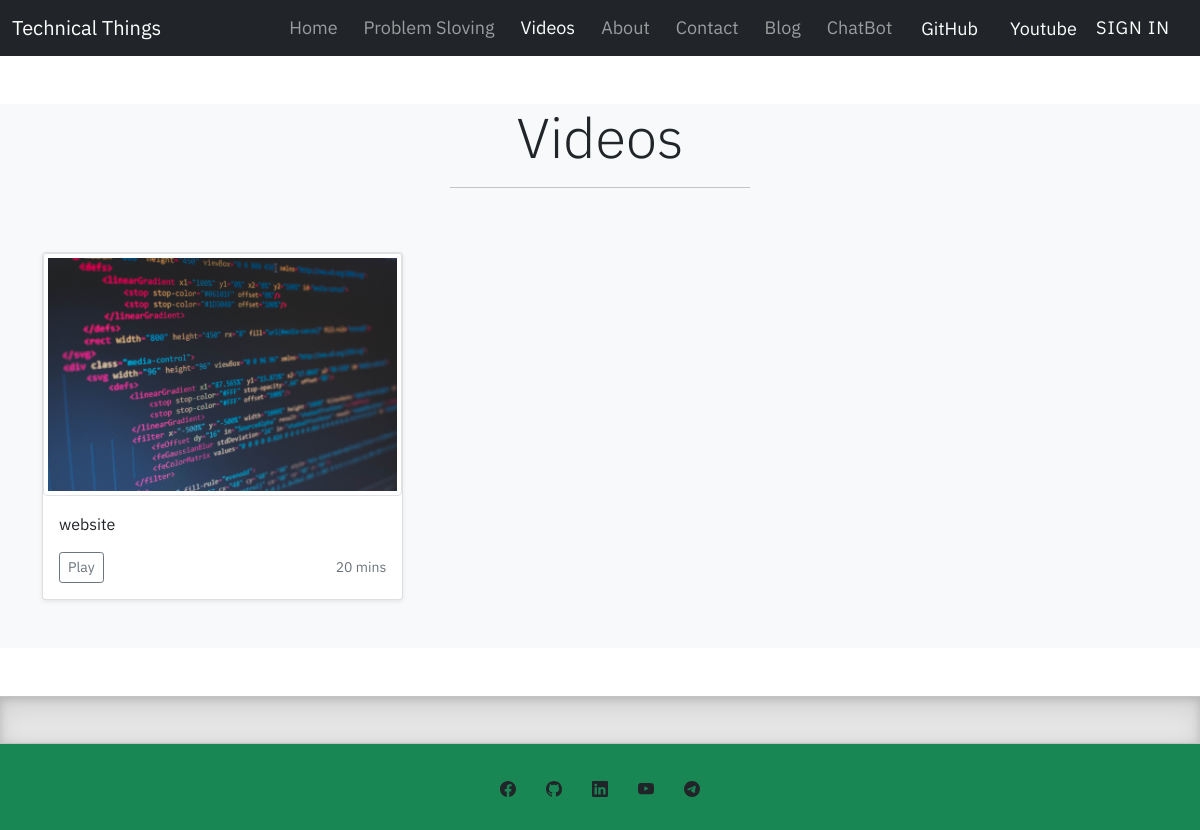
Page /videos on the earlier database version.
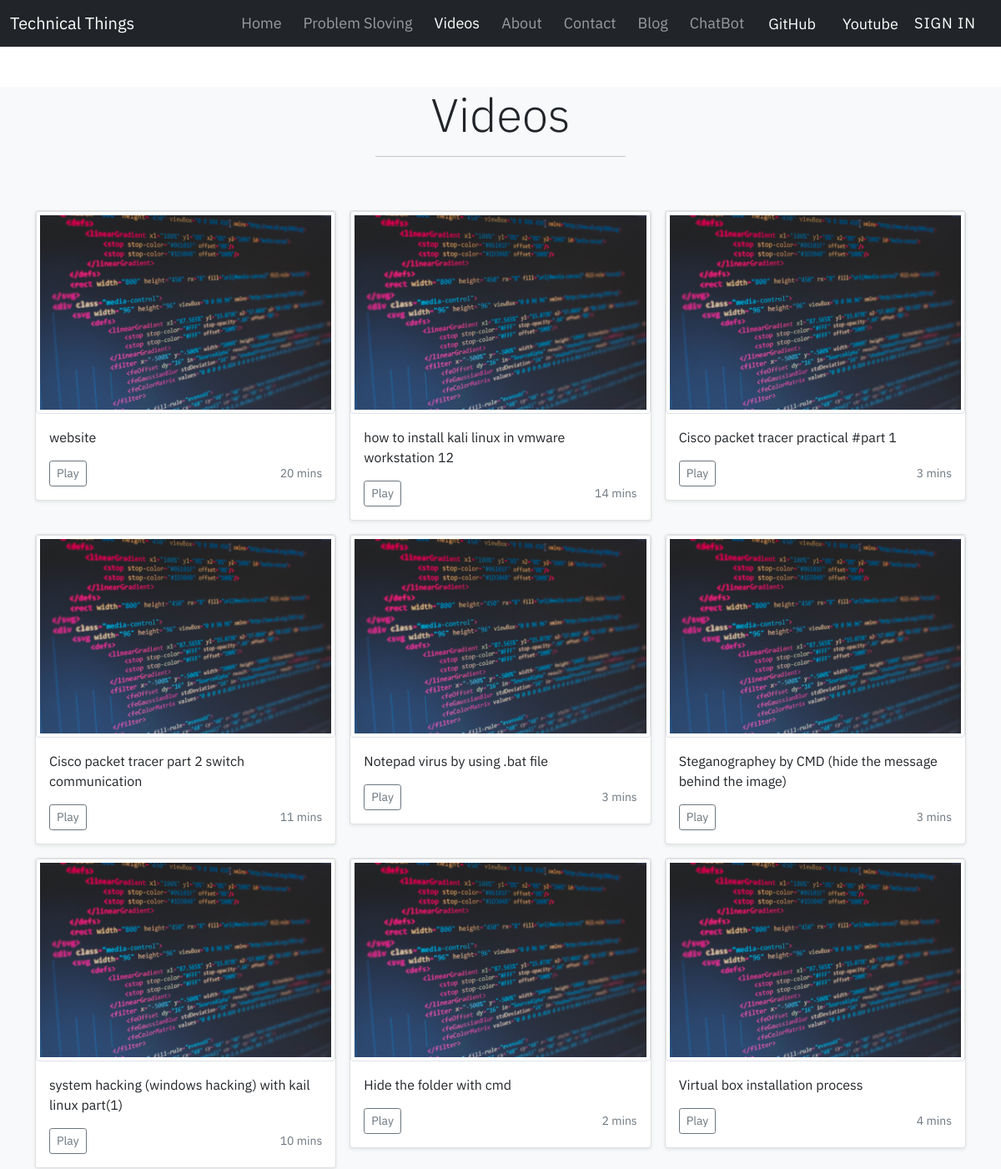
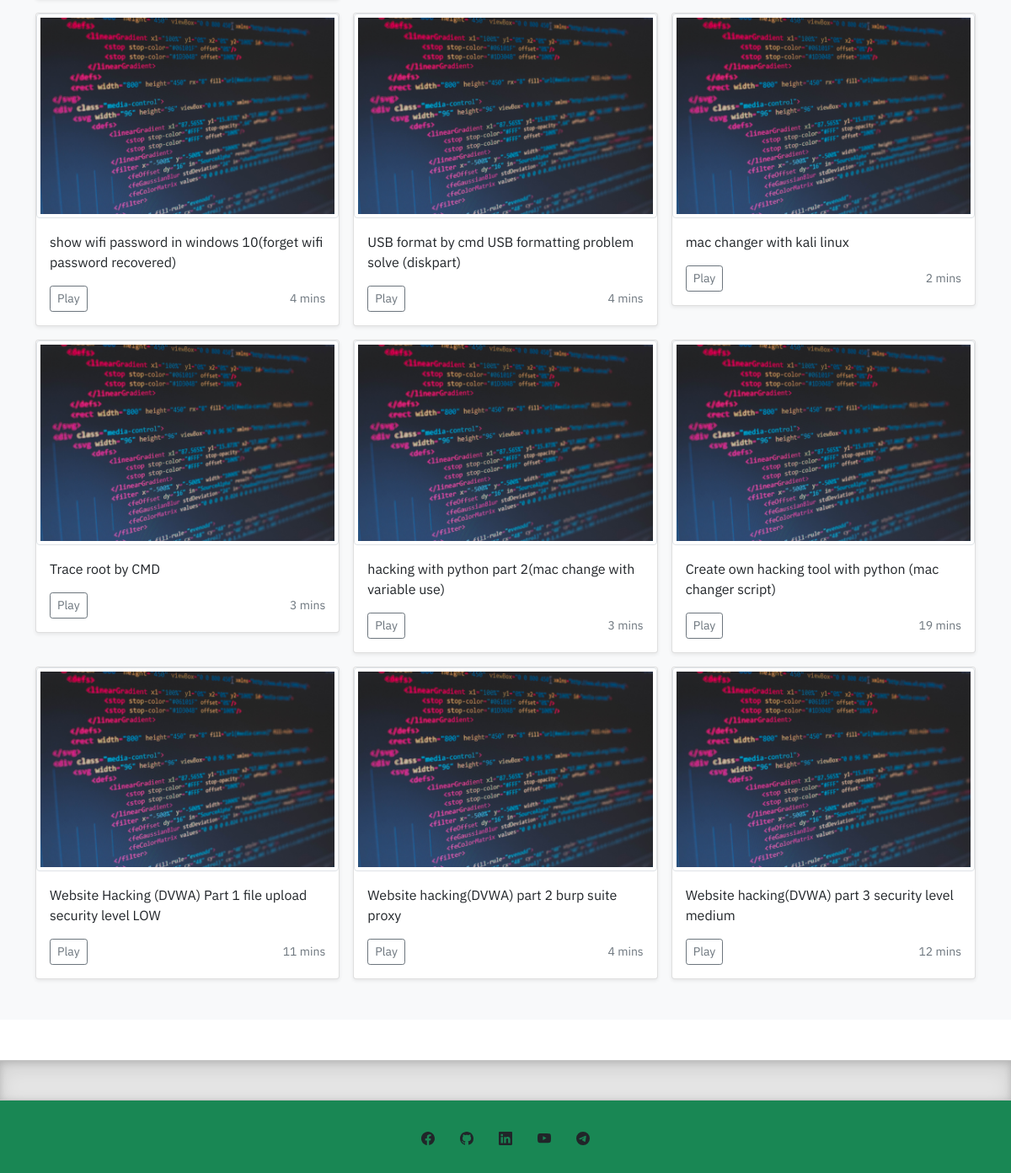
Same page on the later database version (2 pictures, top to bottom).
### Home/models.py (models this page shows, shortened)
class video(models.Model):
    idi = models.CharField(max_length=50)
    title = models.CharField(max_length=100)
    desc = models.TextField()
    le = models.IntegerField()

### Home/views.py (the view)
# urls.py: path("videos", ho.videos, name='videos'),
def videos(request):
    vid = video.objects.all()
    kk = {'task':vid}
    return render(request,'videos.html',kk)

### templates/videos.html (shortened to what this page needs)
{% extends 'base.html' %}
{% block videosactive %}active{% endblock videosactive %}
{% block body %}
<section class="main_head my-5 bg-light py-05">
  <div class="text-center">
    <h1 class="display-4">Videos</h1>
    <hr class="w-25 mx-auto">
  </div>
  <div class="album py-5 bg-light">
    <div class="container">
      <div class="row row-cols-1 row-cols-sm-2 row-cols-md-3 g-3">
        {% for i in task %}
        <div class="col">
          <div class="card shadow-sm">
          <picture>
          <source srcset="/static/img/01.jpg"  type="image/svg+xml">
          <img src="" class="img-fluid img-thumbnail" class="videos" alt="{{i.title}}">
          </picture>
            <div class="card-body">
              <p class="card-text">{{i.title}}</p>
              <div class="d-flex justify-content-between align-items-center">
                <div class="btn-group">
                  <a href="/{{i.idi}}"  class="btn btn-sm btn-outline-secondary">Play</a>
                </div>
                <small class="text-muted ">{{i.le}} mins</small>
              </div>
            </div>
          </div>
        </div>
      {% endfor %}
      </div>
    </div>
  </div>
  </section>
{% endblock body %}

### templates/base.html (shortened to what this page needs)
<!doctype html>
<html lang="en">
<head>
  <link rel="stylesheet" type="text/css" href="/static/style.css">
  <link href="https://cdn.jsdelivr.net/npm/bootstrap@5.0.1/dist/css/bootstrap.min.css" rel="stylesheet"
>
</head>
<body>
  <nav class="navbar navbar-expand-lg navbar-dark bg-dark">
    <div class="container-fluid">
      <a class="navbar-brand" href="/">Technical <span>Things</span></a>
      <div class="ni collapse navbar-collapse" id="navbarSupportedContent">
        <ul class="navbar-nav  ms-auto mb-2 mb-lg-0">
          <li class="nav-item ">
            <a class="nav-link {% block homeactive %}{% endblock homeactive %}" aria-current="/" href="/">Home</a>
          </li>
          <li class="nav-item">
            <a class="nav-link " href="/chatbot">Problem Sloving</a>
          </li>
          <li class="nav-item">
            <a class="nav-link {% block videosactive %}{% endblock videosactive %}" aria-current="/videos" href="/videos">Videos</a>
          </li>
          <li class="nav-item ">
            <a class="nav-link {% block aboutactive %}{% endblock aboutactive %} " href="/about">About</a>
          </li>
          <li class="nav-item">
            <a class="nav-link {% block contactactive %}{% endblock contactactive %}" href="/contact">Contact</a>
          </li>
          <li class="nav-item">
            <a class="nav-link " href="/blogs">Blog</a>
          </li>
          <li class="nav-item">
            <a class="nav-link " href="/chatbot">ChatBot</a>
          </li>
          <li class="nav-item ">
            <a class=" btn btn-dark " target="_blank" href="https://github.com/rootNitn" role="button">GitHub</a>
          </li>
          <li class="nav-item ">
            <a class=" btn btn-dark " target="_blank" href="https://www.youtube.com/channel/UC1kHBs2VuOff4fh8lHTOnKQ"
              role="button">Youtube</a>
          </li>
          {% if user.is_authenticated %}
          <li class="nav-item dropdown">
           <a class="nav-link dropdown-toggle active" href="#" id="navbarDropdown" role="button" data-bs-toggle="dropdown" aria-expanded="false">
            {{request.user}}
          </a>
          <ul class="dropdown-menu nitin" style="left: -25px;" aria-labelledby="navbarDropdown">
            <li><a class="nav-link dropdown-item" style="color: rgb(16, 88, 38);" href="#">Profile</a></li>
            <li><a class="nav-link dropdown-item" style="color: rgb(16, 88, 38);" href="logout">Logout</a></li>
          </ul>
          </li>
          {% else %}
          <li class="bt nav-item ">
            <a class="nav-link active " aria-current="page" href="/signin">
        Sign in</a>
          </li>
          {% endif %}
        </ul>
      </div>
    </div>
  </nav>
  {%block body%} {% endblock body %}
  <div class="b-example-divider mb-0"></div>
  <footer class="page-footer bg-drak">
  <div class="bg-success">
    <div class="container">
      <div class="row py-4 d-flex align-items-center">
        <div class="col-md-12 text-center">
          <a class=" btn" target="_blank" data-bs-toggle="tooltip" data-bs-placement="right" title="Facebook" href="https://www.facebook.com/technicalthingsbynitin/">
          </a>
          <a class=" btn" target="_blank" data-bs-toggle="tooltip" data-bs-placement="right" title="github" href="https://github.com/rootNitn">
          </a>
          <a class=" btn" target="_blank" data-bs-toggle="tooltip" data-bs-placement="right" title="linkedin" href="https://www.linkedin.com/in/nitintech07">
          </a>
          <a class=" btn" target="_blank" data-bs-toggle="tooltip" data-bs-placement="right" title="Youtube" href="https://www.youtube.com/channel/UC1kHBs2VuOff4fh8lHTOnKQ">
          </a>
          <a class=" btn" target="_blank" data-bs-toggle="tooltip" data-bs-placement="top" title="Telegram" href="https://t.me/technicalthings17">
          </a>
        </div>
      </div>
    </div>
  </div>
  </footer>
</body>
</html>

### static/style.css (style rules this page uses)
* { margin: 0; padding: 0; box-sizing: border-box; font-family: 'IBM Plex Sans', sans-serif; }
.b-example-divider { height: 3rem; background-color: rgba(0, 0, 0, .1); border: solid rgba(0, 0, 0, .15); border-width: 1px 0; box-shadow: inset 0 .5em 1.5em rgba(0, 0, 0, .1), inset 0 .125em .5em rgba(0, 0, 0, .15); }

### templates/base.html (style rules this page uses)
.ni ul li a { position: relative; color:#fff; text-decoration: none; padding: 5px 10px; font-weight: 400; font-size: 18px; transition: all 0.5s ease; margin-left: 10px; }
.ni ul li a::before { content: ''; position: absolute; top: 0; left: 0; width: 100%; height: 100%; border-top: 1px solid #fff ; border-bottom: 1px solid #fff ; transform: scaleY(1.5); opacity: 0; transition: all 0.5s ease; border-radius: 10px; z-index: -1; }
.ni ul li a::after { content: ''; position: absolute; top: 0; left: 0; width: 100%; height: 100%; border-top: 1px solid #fff ; border-bottom: 1px solid #fff ; transform: scaleY(1.5); opacity: 0; transition: all 0.5s ease; background:#fff ; border-radius: 10px; z-index: -1; }
.bt a { position: relative; overflow: hidden; transition: .5s; padding: 8px 10px; letter-spacing: 1px; right: 10px; display: block; color: #03e9f4; font-size: 16px; text-decoration: none; text-transform: uppercase; list-style-type: none; }

Differences in the rows shown:
added video: title "how to install kali linux in vmware workstation 12", le "14"
added video: title "Cisco packet tracer practical #part 1", le "3"
added video: title "Cisco packet tracer part 2 switch communication", le "11"
added video: title "Notepad virus by using .bat file", le "3"
added video: title "Steganographey by CMD (hide the message behind the image)", le "3"
added video: title "system hacking (windows hacking) with kail linux part(1)", le "10"
added video: title "Hide the folder with cmd", le "2"
added video: title "Virtual box installation process", le "4"
added video: title "show wifi password in windows 10(forget wifi password recovered)", le "4"
added video: title "USB format by cmd USB formatting problem solve (diskpart)", le "4"
added video: title "mac changer with kali linux", le "2"
added video: title "Trace root by CMD", le "3"
added video: title "hacking with python part 2(mac change with variable use)", le "3"
added video: title "Create own hacking tool with python (mac changer script)", le "19"
added video: title "Website Hacking (DVWA) Part 1 file upload security level LOW", le "11"
added video: title "Website hacking(DVWA) part 2 burp suite proxy", le "4"
added video: title "Website hacking(DVWA) part 3 security level medium", le "12"
